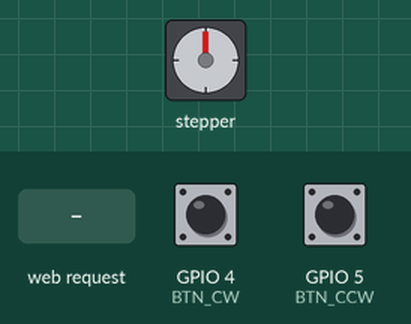
A sketch run on a simulated ESP32. Parts: stepper motor. The inputs (shaded band) are chosen by the test bench; at power-on: GPIO 4 (BTN_CW) HIGH, GPIO 5 (BTN_CCW) HIGH. WiFi joins after 1.5 s; servers stay silent unless stated; stepper angles assume 200 steps per turn; what the sketch prints to the serial monitor is not drawn.

Above: at 1.2 s.
1.3 s: HTTP request GET /cw received
At 1.65 s:
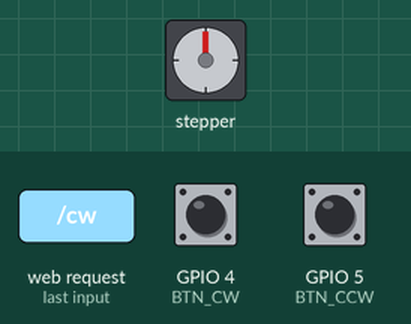
At 2.25 s:
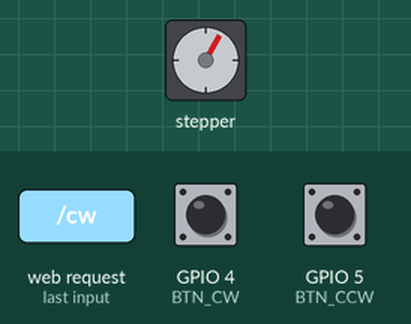
4.3 s: HTTP request GET /ccw received
At 4.95 s:
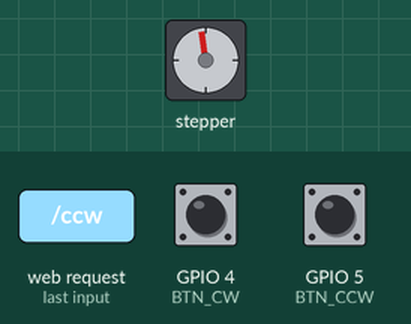
7.3 s: GPIO 4 (BTN_CW) pulled LOW for 1 s
11.3 s: GPIO 4 (BTN_CW) pulled LOW for 1 s
Timing chart, 0 to 16.3 s (numbered marks = the images above; inputs shaded):
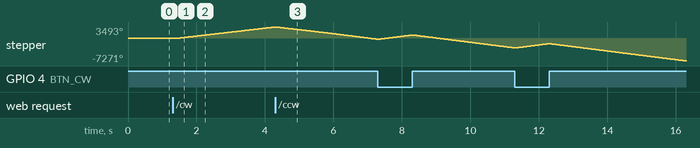

Measured:
- after the input at 1.3 s, stepper: keeps turning clockwise at about 1251°/s, starting after 0.20 s

The sketch:

main.ino
```cpp
#include <WiFi.h>
#include <WebServer.h>
#include <AccelStepper.h>

// --- Configuration ---
const char* ssid = "YOUR_WIFI_SSID";
const char* password = "YOUR_WIFI_PASSWORD";

// Your Original Hardwired Pins
#define STEP_PIN 2
#define DIR_PIN 3
#define BTN_CW 4
#define BTN_CCW 5

// Motor Setup (1 = external stepper driver)
AccelStepper stepper(1, STEP_PIN, DIR_PIN);
float targetSpeed = 800.0; // Steps per second

// Web Server on port 80
WebServer server(80);

// Global state for web commands
enum MotorState { STOPPED, MOVING_CW, MOVING_CCW };
MotorState webState = STOPPED;

// --- HTML for iOS Web App ---
const char* htmlPage = R"rawliteral(
<!DOCTYPE html>
<html>
<head>
  <meta charset="UTF-8">
  <meta name="viewport" content="width=device-width, initial-scale=1.0, maximum-scale=1.0, user-scalable=no">
  <meta name="apple-mobile-web-app-capable" content="yes">
  <meta name="apple-mobile-web-app-status-bar-style" content="black-translucent">
  <title>Motor Control</title>
  <style>
    body { font-family: -apple-system, BlinkMacSystemFont, sans-serif; display: flex; flex-direction: column; align-items: center; justify-content: center; height: 100vh; margin: 0; background-color: #1c1c1e; color: white; user-select: none; }
    h1 { margin-bottom: 40px; font-weight: 600; }
    .btn { background-color: #007aff; color: white; border: none; padding: 20px 40px; font-size: 24px; border-radius: 14px; margin: 15px; width: 80%; max-width: 300px; touch-action: manipulation; cursor: pointer; }
    .btn:active { background-color: #005bb5; }
    .stop-btn { background-color: #ff3b30; }
    .stop-btn:active { background-color: #c92a20; }
  </style>
</head>
<body>
  <h1>Stepper Control</h1>
  <button class="btn" onpointerdown="sendCommand('/cw')" onpointerup="sendCommand('/stop')" onpointerleave="sendCommand('/stop')">Clockwise</button>
  <button class="btn" onpointerdown="sendCommand('/ccw')" onpointerup="sendCommand('/stop')" onpointerleave="sendCommand('/stop')">Anti-Clockwise</button>
  <button class="btn stop-btn" onclick="sendCommand('/stop')">Emergency Stop</button>

  <script>
    function sendCommand(cmd) {
      fetch(cmd).catch(err => console.error(err));
    }
  </script>
</body>
</html>
)rawliteral";

void setup() {
  Serial.begin(115200);

  // Configure Buttons to use internal Pull-Up resistors for GND wiring
  pinMode(BTN_CW, INPUT_PULLUP);
  pinMode(BTN_CCW, INPUT_PULLUP);

  // Configure Stepper Max Speed and Acceleration limits
  stepper.setMaxSpeed(2000.0);
  stepper.setAcceleration(1000.0);

  // Non-blocking background Wi-Fi initiation
  WiFi.begin(ssid, password);
  Serial.println("Wi-Fi connecting in background... Buttons are active now!");

  // Web Server Routes
  server.on("/", []() {
    server.send(200, "text/html", htmlPage);
  });

  server.on("/cw", []() {
    webState = MOVING_CW;
    server.send(200, "text/plain", "CW");
  });

  server.on("/ccw", []() {
    webState = MOVING_CCW;
    server.send(200, "text/plain", "CCW");
  });

  server.on("/stop", []() {
    webState = STOPPED;
    server.send(200, "text/plain", "STOP");
  });

  server.begin();
}

void loop() {
  // Only handle network traffic if Wi-Fi is actively connected
  if (WiFi.status() == WL_CONNECTED) {
    server.handleClient();
  }

  // Read physical buttons (LOW means pressed because completing circuit to GND)
  bool cwPressed = (digitalRead(BTN_CW) == LOW);
  bool ccwPressed = (digitalRead(BTN_CCW) == LOW);

  // Determine targeted speed based on inputs (Physical overrides Web command)
  if (cwPressed || webState == MOVING_CW) {
    stepper.setSpeed(targetSpeed);
  }
  else if (ccwPressed || webState == MOVING_CCW) {
    stepper.setSpeed(-targetSpeed);
  }
  else {
    stepper.setSpeed(0);
  }

  // Generate steps cleanly and smoothly every single CPU cycle
  stepper.runSpeed();
}
```
